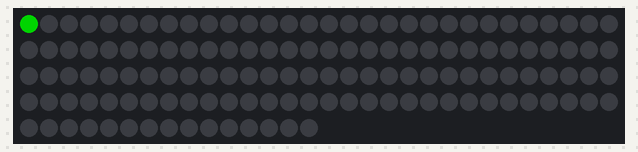
This sketch was run on a simulated Arduino Uno, built for the host (arithmetic inside an expression is 32-bit, double 64-bit). On the bench: 135 RGB LEDs in strip order, left to right, continuing on the next row. Dim RGB values are drawn brighter than linear.

Above: at 0.16 s.
At 2.61 s:
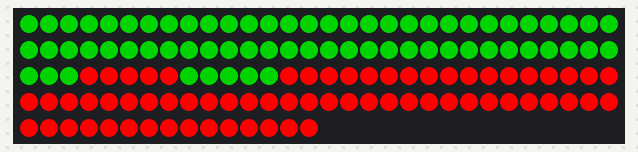
At 4.76 s:
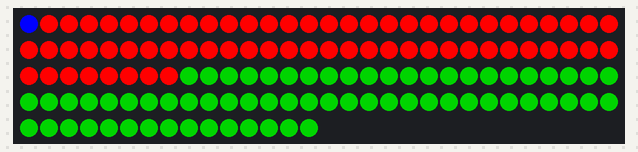
At 9.67 s:
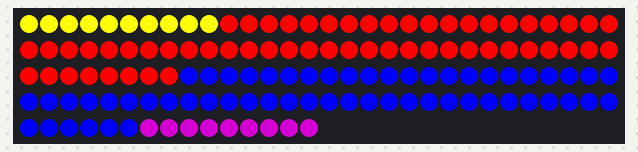
At 14.58 s:
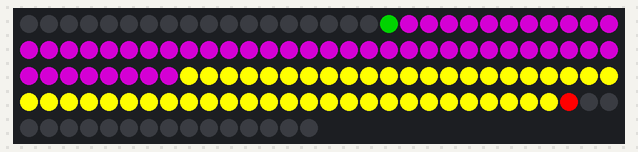
At 19.49 s:
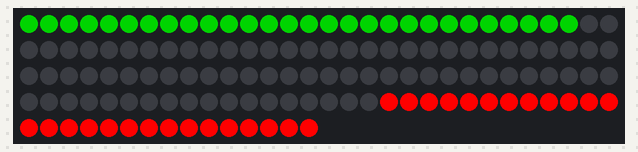

The sketch:

sketch_feb28a.ino
```cpp
#include <FastLED.h>
#define NUM_LEDS 135
#define DATA_PIN 11

CRGB leds[NUM_LEDS];

void setup() {
  FastLED.addLeds<WS2812B, DATA_PIN, GRB>(leds, NUM_LEDS);
}
void loop() {
  for(int i=0;i<NUM_LEDS;i++){
    leds[i].fadeLightBy( 64 );
    leds[i] = CRGB::Green;
    leds[(NUM_LEDS-i)] = CRGB::Red;
    FastLED.show();
    delay(30);
    leds[i] = CRGB::Green;
    leds[(NUM_LEDS-i)] = CRGB::Red;
  }
   for(int i=0;i<NUM_LEDS;i++){
    leds[i].fadeLightBy( 64 );
    leds[i] = CRGB::Blue;
    leds[(NUM_LEDS-i)] = CRGB::Red;
    FastLED.show();
    delay(30);
    leds[i] = CRGB::Blue;
    leds[(NUM_LEDS-i)] = CRGB::Red;
}
  for(int i=0;i<NUM_LEDS;i++){
    leds[i].fadeLightBy( 64 );
    leds[i] = CRGB::Yellow;
    leds[(NUM_LEDS-i)] = CRGB::Purple;
    FastLED.show();
    delay(30);
    leds[i] = CRGB::Yellow;
    leds[(NUM_LEDS-i)] = CRGB::Purple;
}
  for(int i=0;i<NUM_LEDS;i++){
    leds[i] = CRGB::Green;
    leds[(NUM_LEDS-i)] = CRGB::Red;
    FastLED.show();
    delay(30);
    leds[i] = CRGB::Black;
    leds[(NUM_LEDS-i)] = CRGB::Black;
}
}
```

Measured:
- by itself, everything shown: repeats every 18.4 s, in 60 steps
